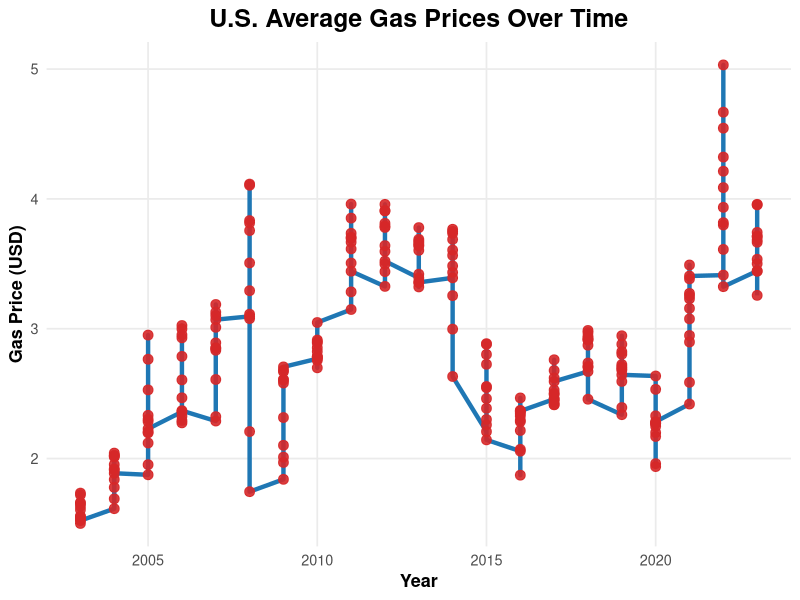
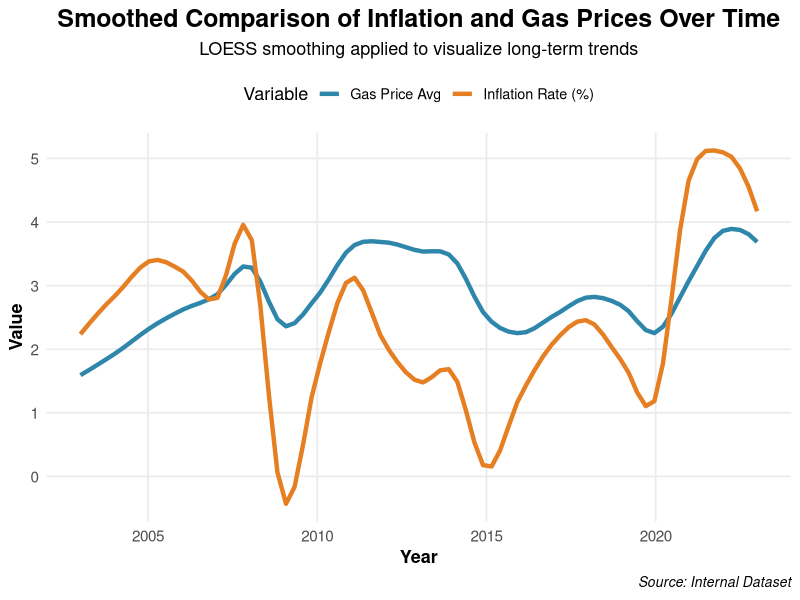

R code for these plots, in order:
## ---- chunk 1
#| warning: false
#| message: false
#| echo: false

# Load tidyverse
library(tidyverse)

# Read in the dataset
data <- read_csv("Predict Gas Price Given Year and Inflation Rate - Sheet1.csv")

# Basic structure of column names:
# "Year", "Inflation Rate (%)", "Gas Price Avg"

# Create a line plot of gas price over time
ggplot(data, aes(x = Year, y = `Gas Price Avg`)) + 
  geom_line(color = "#1f77b4", linewidth = 1.5) +      # Modern blue line
  geom_point(color = "#d62728", size = 3, alpha = 0.9) + # Bold red points
  labs(
    title = "U.S. Average Gas Prices Over Time",
    x = "Year",
    y = "Gas Price (USD)"
  ) +
  theme_minimal(base_size = 13) +
  theme(
    plot.title = element_text(size = 18, face = "bold", hjust = 0.5),
    axis.title = element_text(face = "bold"),
    panel.grid.minor = element_blank()
  )
## ---- chunk 2
#| warning: false
#| message: false
#| echo: false
library(tidyverse)

# Load dataset
data <- read_csv("Predict Gas Price Given Year and Inflation Rate - Sheet1.csv")

# Create a tidy (longer) version of the data to plot both variables on the same graph
data_long <- data %>%
  select(Year, `Inflation Rate (%)`, `Gas Price Avg`) %>%
  pivot_longer(
    cols = c(`Inflation Rate (%)`, `Gas Price Avg`),
    names_to = "Variable",
    values_to = "Value"
  )

# Plot both lines with smoothing
ggplot(data_long, aes(x = Year, y = Value, color = Variable)) +
  geom_smooth(method = "loess", span = 0.2, linewidth = 1.5, se = FALSE) +
  scale_color_manual(
    values = c(
      "Inflation Rate (%)" = "#E67E22",   # orange for inflation
      "Gas Price Avg" = "#2E86AB"         # blue for gas
    )
  ) +
  labs(
    title = "Smoothed Comparison of Inflation and Gas Prices Over Time",
    subtitle = "LOESS smoothing applied to visualize long-term trends",
    x = "Year",
    y = "Value",
    color = "Variable",
    caption = "Source: Internal Dataset"
  ) +
  theme_minimal(base_size = 13) +
  theme(
    plot.title = element_text(size = 18, face = "bold", hjust = 0.5),
    plot.subtitle = element_text(size = 13, hjust = 0.5, margin = margin(b = 10)),
    axis.title = element_text(size = 13, face = "bold"),
    axis.text = element_text(size = 11),
    legend.position = "top",
    plot.caption = element_text(size = 10, hjust = 1, face = "italic"),
    panel.grid.minor = element_blank()
  )
